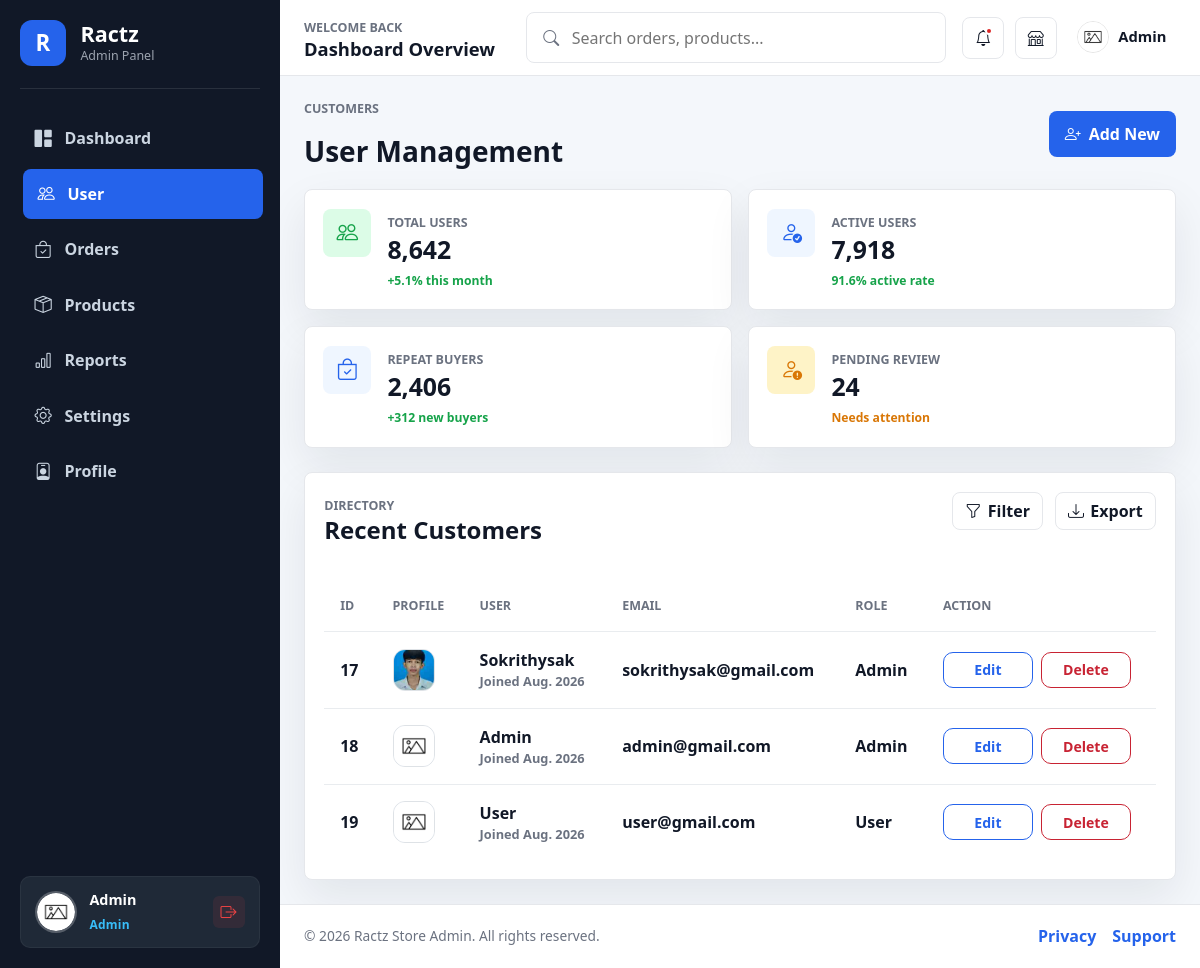
Screenshot of /admin/user (signed in) with the database file from the repository.
### models/user.py (models this page shows)
class User(db.Model):
    id = db.Column(db.Integer, primary_key=True)
    profile = db.Column(db.String(255), nullable=False, default='/static/images/default.png')
    username = db.Column(db.String(80), nullable=False)
    password = db.Column(db.String(255), nullable=False)
    email = db.Column(db.String(120), nullable=False, unique=True)
    role = db.Column(db.String(80), nullable=False)
    status = db.Column(db.String(80), nullable=False, default='Active')
    joined_date = db.Column(db.String(80), nullable=True, default=lambda: datetime.now().strftime('%b. %Y'))

### admin/user.py (the view)
@admin_bp.get('/user')
@login_required
def user():
    module = 'user'
    sql = text("SELECT * FROM user")
    result = db.session.execute(sql)
    rows = [dict(row._mapping) for row in result]
    return render_template('admin/user/user.html', module=module, users=rows)

### admin/auth.py (called while the page is built)
def login_required(view):
    @wraps(view)
    def wrapped(*args, **kwargs):
        if not session.get("is_login"):
            return redirect(url_for("admin_login", next=request.path))
        if str(session.get("role", "")).strip().lower() != "admin":
            session.clear()
            flash("Access denied. Administrator privileges required.", "danger")
            return redirect(url_for("admin_login"))
        return view(*args, **kwargs)
    return wrapped

### helpers.py (called while the page is built)
def register_url_fallbacks(app):
    from flask import url_for
    def url_fallback(error, endpoint, values):
        if '.' in endpoint:
            raise error
        for bp_name in ['front_bp', 'admin_bp', 'api_bp']:
            full_endpoint = f"{bp_name}.{endpoint}"
            if full_endpoint in app.view_functions:
                return url_for(full_endpoint, **values)
        raise error
    app.url_build_error_handlers.append(url_fallback)

### templates/admin/user/user.html (shortened to what this page needs)
{% extends 'admin/master.html' %} {% block styles %}
<link
  rel="stylesheet"
  href="{{ url_for('static', filename='user css/user.css') }}"
/>
{% endblock %} {% block content %}
<main class="admin-content">
  <section class="page-heading">
    <div>
      <p>Customers</p>
      <h3>User Management</h3>
    </div>
    <a href="{{ url_for('add_user') }}" class="export-btn">
      <i class="bi bi-person-plus"></i>
      Add New
    </a>
  </section>
  <section class="stats-grid user-stats-grid">
    <article class="stat-card">
      <div class="stat-icon customers"><i class="bi bi-people"></i></div>
      <div>
        <span>Total Users</span>
        <strong>8,642</strong>
        <small class="positive">+5.1% this month</small>
      </div>
    </article>
    <article class="stat-card">
      <div class="stat-icon sales"><i class="bi bi-person-check"></i></div>
      <div>
        <span>Active Users</span>
        <strong>7,918</strong>
        <small class="positive">91.6% active rate</small>
      </div>
    </article>
    <article class="stat-card">
      <div class="stat-icon orders"><i class="bi bi-bag-check"></i></div>
      <div>
        <span>Repeat Buyers</span>
        <strong>2,406</strong>
        <small class="positive">+312 new buyers</small>
      </div>
    </article>
    <article class="stat-card">
      <div class="stat-icon stock">
        <i class="bi bi-person-exclamation"></i>
      </div>
      <div>
        <span>Pending Review</span>
        <strong>24</strong>
        <small class="warning">Needs attention</small>
      </div>
    </article>
  </section>
  <section class="user-grid">
    <article class="panel user-list-panel">
      <div class="panel-header">
        <div>
          <span>Directory</span>
          <h4>Recent Customers</h4>
        </div>
        <div class="panel-actions">
          <button type="button"><i class="bi bi-funnel"></i> Filter</button>
          <button type="button"><i class="bi bi-download"></i> Export</button>
        </div>
      </div>
      <div class="table-responsive">
        <table class="admin-table user-table">
          <thead>
            <tr>
              <th>ID</th>
              <th>Profile</th>
              <th>User</th>
              <th>Email</th>
              <th>Role</th>
              <th>Action</th>
            </tr>
          </thead>
        <tbody>
{% for user in users %}
<tr>
  <td data-label="ID">{{ user.id }}</td>
  <td data-label="Profile">
    <div class="user-cell">
      <img
        src="{{ url_for('user_photo', user_id=user.id, photo_type='thum') }}"
        alt="{{ user.username }}"
        onerror="this.onerror=null;this.src='{{ url_for('static', filename='images/default.png') }}'"
        class="user-avatar"
      />
    </div>
  </td>
  <td data-label="User">
    <div class="user-cell">
      <div>
        <strong>{{ user.username }}</strong>
        <small>Joined {{ user.joined_date }}</small>
      </div>
    </div>
  </td>
  <td data-label="Email">{{ user.email }}</td>
  <td data-label="Role">{{ user.role }}</td>
  <td data-label="Action">
    <div class="table-actions">
      <a
        href="{{ url_for('edit_user', user_id=user.id) }}"
        class="btn btn-sm btn-outline-primary"
        aria-label="Edit user"
        >Edit</a
      >
      <a
        href="{{ url_for('conform_delete', user_id=user.id) }}"
        class="btn btn-sm btn-outline-danger"
        >Delete</a
      >
    </div>
  </td>
</tr>
{% endfor %}
        </tbody>
        </table>
      </div>
    </article>
  </section>
</main>
{% endblock %} {% block scripts %} {% endblock %}

### templates/admin/master.html (shortened to what this page needs)
<!doctype html>
<html lang="en">
  <head>
    {% include 'admin/share/header.html' %} {% block styles %}{% endblock %}
  </head>
  <body>
    <div class="admin-layout">
      {% include 'admin/share/sidebar.html' %}
      <div class="admin-main">
        {% include 'admin/share/navbar.html' %}  {% block
        content %}{% endblock %} {% include 'admin/share/footer.html' %}
      </div>
    </div>
  </body>
</html>

### templates/admin/share/header.html (shortened to what this page needs)
    <link
      rel="stylesheet"
      href="{{ url_for('static', filename='style/bootstrap/bootstrap.css') }}"
    />
    <link
      rel="stylesheet"
      href="{{ url_for('static', filename='style/bootstrap/bootstrapIcon.css') }}"
    />
    <link
      rel="stylesheet"
      href="https://cdn.jsdelivr.net/npm/bootstrap-icons@1.11.3/font/bootstrap-icons.css"
    />
    <link
      rel="stylesheet"
      href="{{ url_for('static', filename='admin css/admincss.css') }}"
    />

### templates/admin/share/sidebar.html (shortened to what this page needs)
      <aside class="admin-sidebar" id="adminSidebar">
<div class="sidebar-brand">
          <span class="brand-mark">R</span>
          <div>
            <h1>Ractz</h1>
            <p>Admin Panel</p>
          </div>
        </div>
        <nav class="sidebar-menu" aria-label="Admin navigation">
          <a href="{{ url_for('dashboard') }}" class="{% if request.endpoint == 'dashboard' %}active{% endif %}">
            <i class="bi bi-grid-1x2-fill"></i>
            <span>Dashboard</span>
          </a>
          <a href="{{ url_for('user') }}" class="{% if request.endpoint in ['user', 'admin_bp.user', 'add_user', 'admin_bp.add_user', 'edit_user', 'admin_bp.edit_user'] or (request.endpoint in ['user_profile', 'admin_bp.user_profile'] and request.view_args and request.view_args.get('user_id') != session.get('user_id')) %}active{% endif %}">
            <i class="bi bi-people"></i>
            <span>User</span>
          </a>
          <a href="#">
            <i class="bi bi-bag-check"></i>
            <span>Orders</span>
          </a>
          <a href="#">
            <i class="bi bi-box-seam"></i>
            <span>Products</span>
          </a>
          <a href="#">
            <i class="bi bi-bar-chart"></i>
            <span>Reports</span>
          </a>
          <a href="#">
            <i class="bi bi-gear"></i>
            <span>Settings</span>
          </a>
          <a href="{{ url_for('admin_bp.admin_profile') if session.get('user_id') else '#' }}" class="">
            <i class="bi bi-person-badge"></i>
            <span>Profile</span>
          </a>
        </nav>
        <div class="sidebar-profile">
          <a href="{{ url_for('admin_bp.admin_profile') if session.get('user_id') else '#' }}" class="sidebar-profile-info" title="View Profile">
            <div class="profile-avatar sidebar-profile-avatar">
              <span class="profile-avatar-initials">{{ (session.get('username', 'A')[:2]) | upper }}</span>
              {% if session.get('user_id') %}
                <img
                  src="{{ url_for('user_photo', user_id=session.get('user_id'), photo_type='thum') }}"
                  alt="{{ session.get('username', 'Admin') }}"
                  class="profile-avatar-img"
                  onerror="this.remove();"
                />
              {% endif %}
            </div>
            <div class="sidebar-profile-text">
              <strong>{{ session.get('username', 'Admin User') }}</strong>
              <span>{{ session.get('role', 'Admin') }}</span>
            </div>
          </a>
          <a href="{{ url_for('admin_logout') }}" class="sidebar-logout-btn" title="Sign out">
            <i class="bi bi-box-arrow-right"></i>
          </a>
        </div>
      </aside>

### templates/admin/share/navbar.html (shortened to what this page needs)
 <nav class="admin-navbar">
          <div class="navbar-title">
            <span>Welcome back</span>
            <h2>Dashboard Overview</h2>
          </div>
          <form class="admin-search" action="#" role="search">
            <i class="bi bi-search"></i>
            <input type="search" placeholder="Search orders, products..." />
          </form>
          <div class="navbar-actions">
            <button type="button" aria-label="Notifications" title="Notifications">
              <i class="bi bi-bell"></i>
              <span class="notification-dot"></span>
            </button>
            <a href="{{ url_for('home') }}" aria-label="Visit store" title="Visit Store">
              <i class="bi bi-shop"></i>
            </a>
            <div class="admin-user-dropdown" id="adminUserDropdown">
              <button
                type="button"
                class="admin-user-trigger"
                id="adminUserTrigger"
                aria-expanded="false"
                aria-haspopup="true"
              >
                <img
                  src="{{ url_for('user_photo', user_id=session.get('user_id'), photo_type='thum') if session.get('user_id') else url_for('static', filename='images/default.png') }}"
                  alt="{{ session.get('username', 'admin') }}"
                  class="admin-nav-avatar"
                  onerror="this.onerror=null;this.src='{{ url_for('static', filename='images/default.png') }}'"
                />
                <span class="admin-nav-name">{{ session.get('username', 'admin') }}</span>
              </button>
            </div>
          </div>
        </nav>

### templates/admin/share/footer.html
        <footer class="admin-footer">
          <p>&copy; 2026 Ractz Store Admin. All rights reserved.</p>
          <div>
            <a href="#">Privacy</a>
            <a href="#">Support</a>
          </div>
        </footer>

### static/user css/user.css (style rules this page uses)
.user-stats-grid { margin-bottom: 1rem; }
.user-grid { display: grid; gap: 1.5rem; grid-template-columns: 1fr; margin-top: 1.5rem; }
.user-list-panel { display: grid; gap: 1rem; width: 100%; }
.panel-actions { display: flex; gap: 0.75rem; flex-wrap: wrap; justify-content: flex-end; }
.user-table { width: 100%; border-collapse: collapse; }
.user-table th, .user-table td { padding: 1rem 1rem; border-bottom: 1px solid #e9ecef; text-align: left; vertical-align: middle; }
.user-cell { display: flex; align-items: center; gap: 0.75rem; }
.user-avatar { width: 42px; height: 42px; border-radius: 12px; object-fit: cover; border: 1px solid #dee2e6; }
.table-actions { display: flex; gap: 0.5rem; flex-wrap: wrap; }

### rows the page displays
User: id "17", shows a picture, username "Sokrithysak", joined_date "Aug. 2026", email "sokrithysak@gmail.com", role "Admin"
User: id "18", username "Admin", joined_date "Aug. 2026", email "admin@gmail.com", role "Admin"
User: id "19", username "User", joined_date "Aug. 2026", email "user@gmail.com", role "User"

### other values shown
{{ session.get('username', 'Admin User') }} "Admin"
{{ session.get('role', 'Admin') }} "Admin"
{{ session.get('username', 'admin') }} "Admin"
